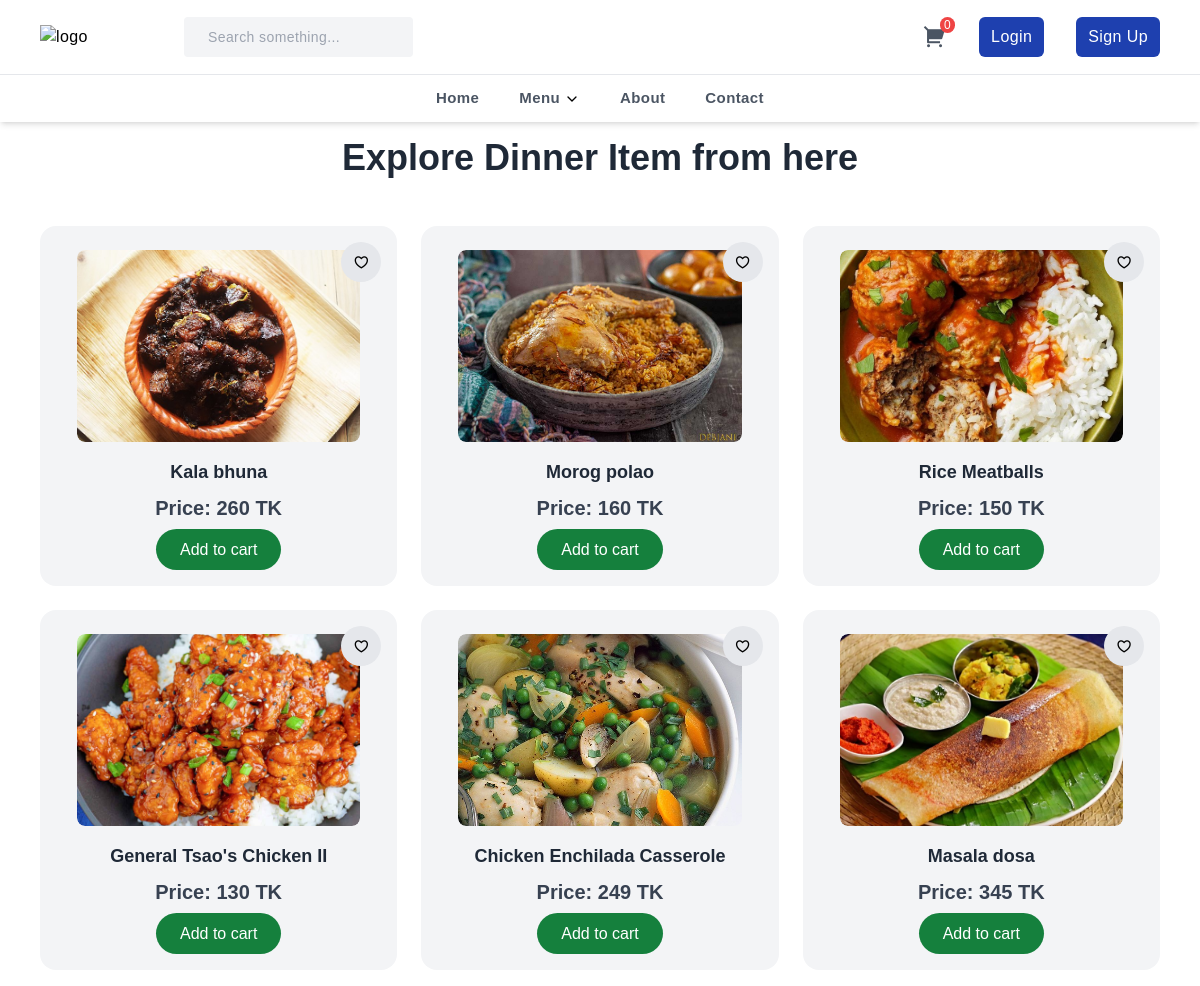
Screenshot of /dinner/ with the database file from the repository.
### uapcanteen/models.py (models this page shows, shortened)
class Dinner(models.Model):
    owner = models.ForeignKey(Owner, on_delete=models.CASCADE)
    name = models.CharField(max_length=100)
    price = models.IntegerField()
    description = models.TextField()
    image = models.ImageField(upload_to='images/')
    discount = models.IntegerField()
    chefs_special = models.BooleanField()
    rating = models.FloatField()
    SPICY_LEVEL_CHOICES = [
    ('Mild', 'Mild'),
    ('Medium', 'Medium'),
    ('Spicy', 'Spicy')
    ]
    spiciness_level = models.CharField(max_length=15, choices=SPICY_LEVEL_CHOICES, blank=True, null=True)

### uapcanteen/views.py (the view)
# urls.py: path('dinner/', dinner, name='dinner'),
def dinner(request):
    dinners = Dinner.objects.all()
    return render(request, 'dinner.html', {'dinners': dinners})

### templates/dinner.html (shortened to what this page needs)
{% extends 'base.html' %}
    {% block content %}
        <div class="font-[sans-serif]">
            <div class="p-4 mx-auto lg:max-w-6xl max-w-xl md:max-w-full">
                <h2 class="text-4xl text-center font-extrabold text-gray-800 mb-12">Explore Dinner Item from here</h2>
                <div class="grid grid-cols-1 md:grid-cols-2 lg:grid-cols-3 gap-6">
                    {% for dinner in dinners %}
                    <div class="bg-gray-100 rounded-2xl p-6 cursor-pointer hover:-translate-y-2 transition-all relative">
                        <a href="{% url 'dinner_detail' dinner.id %}">
                        <div class="bg-gray-200 w-10 h-10 flex items-center justify-center rounded-full cursor-pointer absolute top-4 right-4">
                            <i class="ri-heart-3-line"></i>
                        </div>
                        <div class="max-w-lg w-11/12 h-48 overflow-hidden mx-auto rounded-lg">
                            <img src="{{ dinner.image.url }}" alt="{{ dinner.name }}" class="h-full w-full object-cover rounded-lg" />
                        </div>
                        </a>
                        <div class="text-center mt-4">
                            <h3 class="text-lg font-bold text-gray-800">{{ dinner.name }}</h3>
                            <h4 class="text-xl text-gray-700 font-bold mt-2 mb-4">Price: {{ dinner.price }} TK</h4>
                            <a href="{% url 'add_to_cart' 'dinner' dinner.id %}" class="w-full mt-6 px-6 py-3 bg-green-700 hover:bg-lime-800 text-white rounded-full">Add to cart</a>
                        </div>
                    </div>
                    {% endfor %}
                </div>
            </div>
        </div>
    {% endblock %}

### rows the page displays
Dinner: image (picture), name "Kala bhuna", price "260"
Dinner: image (picture), name "Morog polao", price "160"
Dinner: image (picture), name "Rice Meatballs", price "150"
Dinner: image (picture), name "General Tsao's Chicken II", price "130"
Dinner: image (picture), name "Chicken Enchilada Casserole", price "249"
Dinner: image (picture), name "Masala dosa", price "345"
